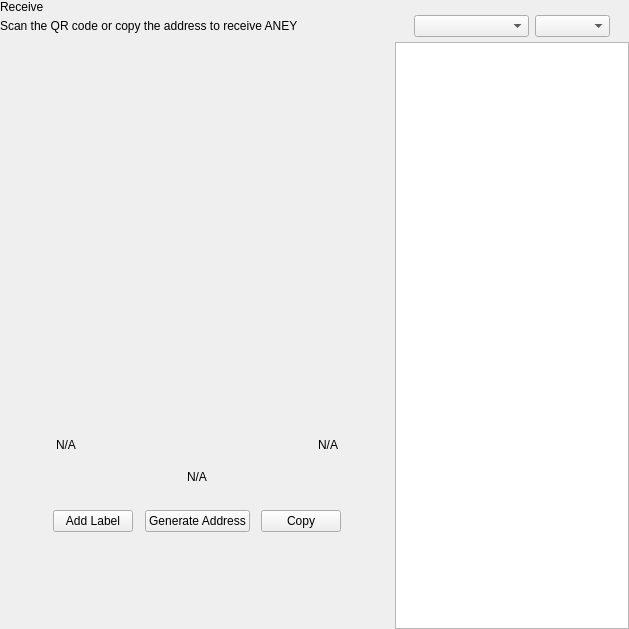
<?xml version="1.0" encoding="UTF-8"?>
<ui version="4.0">
 <class>ReceiveWidget</class>
 <widget class="QWidget" name="ReceiveWidget">
  <property name="geometry">
   <rect>
    <x>0</x>
    <y>0</y>
    <width>629</width>
    <height>629</height>
   </rect>
  </property>
  <property name="minimumSize">
   <size>
    <width>0</width>
    <height>0</height>
   </size>
  </property>
  <property name="windowTitle">
   <string>Form</string>
  </property>
  <layout class="QHBoxLayout" name="horizontalLayout_2" stretch="2,1">
   <property name="spacing">
    <number>0</number>
   </property>
   <property name="leftMargin">
    <number>0</number>
   </property>
   <property name="topMargin">
    <number>0</number>
   </property>
   <property name="rightMargin">
    <number>0</number>
   </property>
   <property name="bottomMargin">
    <number>0</number>
   </property>
   <item>
    <widget class="QWidget" name="left" native="true">
     <layout class="QVBoxLayout" name="verticalLayout_3">
      <property name="leftMargin">
       <number>0</number>
      </property>
      <property name="topMargin">
       <number>0</number>
      </property>
      <property name="rightMargin">
       <number>0</number>
      </property>
      <property name="bottomMargin">
       <number>0</number>
      </property>
      <item>
       <layout class="QVBoxLayout" name="verticalLayout_2">
        <property name="spacing">
         <number>0</number>
        </property>
        <property name="leftMargin">
         <number>0</number>
        </property>
        <item>
         <layout class="QHBoxLayout" name="horizontalLayout_3">
          <property name="spacing">
           <number>0</number>
          </property>
          <item>
           <layout class="QVBoxLayout" name="verticalLayout_4">
            <property name="spacing">
             <number>5</number>
            </property>
            <item>
             <widget class="QLabel" name="labelTitle">
              <property name="text">
               <string>Receive</string>
              </property>
             </widget>
            </item>
            <item alignment="Qt::AlignTop">
             <widget class="QLabel" name="labelSubtitle1">
              <property name="text">
               <string>Scan the QR code or copy the address to receive ANEY</string>
              </property>
             </widget>
            </item>
           </layout>
          </item>
          <item>
           <spacer name="horizontalSpacer">
            <property name="orientation">
             <enum>Qt::Horizontal</enum>
            </property>
            <property name="sizeHint" stdset="0">
             <size>
              <width>40</width>
              <height>20</height>
             </size>
            </property>
           </spacer>
          </item>
         </layout>
        </item>
        <item>
         <spacer name="verticalSpacer_2">
          <property name="orientation">
           <enum>Qt::Vertical</enum>
          </property>
          <property name="sizeType">
           <enum>QSizePolicy::Expanding</enum>
          </property>
          <property name="sizeHint" stdset="0">
           <size>
            <width>20</width>
            <height>50</height>
           </size>
          </property>
         </spacer>
        </item>
        <item alignment="Qt::AlignHCenter">
         <widget class="QWidget" name="layoutQR" native="true">
          <property name="maximumSize">
           <size>
            <width>510</width>
            <height>16777215</height>
           </size>
          </property>
          <layout class="QVBoxLayout" name="verticalLayoutQr">
           <item>
            <spacer name="verticalSpacer11">
             <property name="orientation">
              <enum>Qt::Vertical</enum>
             </property>
             <property name="sizeType">
              <enum>QSizePolicy::Fixed</enum>
             </property>
             <property name="sizeHint" stdset="0">
              <size>
               <width>20</width>
               <height>20</height>
              </size>
             </property>
            </spacer>
           </item>
           <item alignment="Qt::AlignHCenter">
            <widget class="QLabel" name="labelQrImg">
             <property name="minimumSize">
              <size>
               <width>260</width>
               <height>260</height>
              </size>
             </property>
             <property name="maximumSize">
              <size>
               <width>260</width>
               <height>260</height>
              </size>
             </property>
             <property name="text">
              <string/>
             </property>
             <property name="alignment">
              <set>Qt::AlignCenter</set>
             </property>
            </widget>
           </item>
           <item>
            <spacer name="verticalSpacer_21">
             <property name="orientation">
              <enum>Qt::Vertical</enum>
             </property>
             <property name="sizeType">
              <enum>QSizePolicy::Fixed</enum>
             </property>
             <property name="sizeHint" stdset="0">
              <size>
               <width>20</width>
               <height>30</height>
              </size>
             </property>
            </spacer>
           </item>
           <item>
            <widget class="QWidget" name="widget" native="true">
             <property name="minimumSize">
              <size>
               <width>0</width>
               <height>0</height>
              </size>
             </property>
             <layout class="QHBoxLayout" name="horizontalLayout_5">
              <item>
               <widget class="QLabel" name="labelLabel">
                <property name="text">
                 <string notr="true">N/A</string>
                </property>
               </widget>
              </item>
              <item>
               <spacer name="horizontalSpacer_2">
                <property name="orientation">
                 <enum>Qt::Horizontal</enum>
                </property>
                <property name="sizeHint" stdset="0">
                 <size>
                  <width>141</width>
                  <height>20</height>
                 </size>
                </property>
               </spacer>
              </item>
              <item>
               <widget class="QLabel" name="labelDate">
                <property name="text">
                 <string notr="true">N/A</string>
                </property>
                <property name="alignment">
                 <set>Qt::AlignRight|Qt::AlignTrailing|Qt::AlignVCenter</set>
                </property>
               </widget>
              </item>
             </layout>
            </widget>
           </item>
           <item>
            <widget class="QLabel" name="labelAddress">
             <property name="sizePolicy">
              <sizepolicy hsizetype="Expanding" vsizetype="Preferred">
               <horstretch>0</horstretch>
               <verstretch>0</verstretch>
              </sizepolicy>
             </property>
             <property name="minimumSize">
              <size>
               <width>300</width>
               <height>0</height>
              </size>
             </property>
             <property name="text">
              <string notr="true">N/A</string>
             </property>
             <property name="alignment">
              <set>Qt::AlignCenter</set>
             </property>
            </widget>
           </item>
           <item>
            <spacer name="verticalSpacer_4">
             <property name="orientation">
              <enum>Qt::Vertical</enum>
             </property>
             <property name="sizeType">
              <enum>QSizePolicy::Fixed</enum>
             </property>
             <property name="sizeHint" stdset="0">
              <size>
               <width>20</width>
               <height>20</height>
              </size>
             </property>
            </spacer>
           </item>
           <item>
            <layout class="QHBoxLayout" name="horizontalLayout_4">
             <item alignment="Qt::AlignHCenter">
              <widget class="QPushButton" name="pushButtonLabel">
               <property name="focusPolicy">
                <enum>Qt::NoFocus</enum>
               </property>
               <property name="text">
                <string>Add Label</string>
               </property>
              </widget>
             </item>
             <item alignment="Qt::AlignHCenter">
              <widget class="QPushButton" name="pushButtonNewAddress">
               <property name="focusPolicy">
                <enum>Qt::NoFocus</enum>
               </property>
               <property name="text">
                <string>Generate Address</string>
               </property>
              </widget>
             </item>
             <item alignment="Qt::AlignHCenter">
              <widget class="QPushButton" name="pushButtonCopy">
               <property name="focusPolicy">
                <enum>Qt::NoFocus</enum>
               </property>
               <property name="text">
                <string>Copy</string>
               </property>
              </widget>
             </item>
            </layout>
           </item>
           <item>
            <spacer name="verticalSpacer_3">
             <property name="orientation">
              <enum>Qt::Vertical</enum>
             </property>
             <property name="sizeType">
              <enum>QSizePolicy::Expanding</enum>
             </property>
             <property name="sizeHint" stdset="0">
              <size>
               <width>20</width>
               <height>20</height>
              </size>
             </property>
            </spacer>
           </item>
          </layout>
         </widget>
        </item>
        <item>
         <spacer name="verticalSpacer">
          <property name="orientation">
           <enum>Qt::Vertical</enum>
          </property>
          <property name="sizeHint" stdset="0">
           <size>
            <width>20</width>
            <height>40</height>
           </size>
          </property>
         </spacer>
        </item>
       </layout>
      </item>
     </layout>
    </widget>
   </item>
   <item>
    <widget class="QWidget" name="right" native="true">
     <layout class="QVBoxLayout" name="verticalLayout_5">
      <property name="spacing">
       <number>0</number>
      </property>
      <property name="leftMargin">
       <number>1</number>
      </property>
      <property name="topMargin">
       <number>0</number>
      </property>
      <property name="rightMargin">
       <number>0</number>
      </property>
      <property name="bottomMargin">
       <number>0</number>
      </property>
      <item>
       <layout class="QVBoxLayout" name="container_right">
        <property name="spacing">
         <number>0</number>
        </property>
        <property name="leftMargin">
         <number>0</number>
        </property>
        <property name="rightMargin">
         <number>0</number>
        </property>
        <item>
         <layout class="QVBoxLayout" name="verticalLayout">
          <property name="spacing">
           <number>6</number>
          </property>
          <property name="leftMargin">
           <number>19</number>
          </property>
          <property name="rightMargin">
           <number>19</number>
          </property>
          <item>
           <widget class="OptionButton" name="btnRequest" native="true"/>
          </item>
          <item>
           <widget class="OptionButton" name="btnMyAddresses" native="true">
            <property name="sizePolicy">
             <sizepolicy hsizetype="Preferred" vsizetype="Minimum">
              <horstretch>0</horstretch>
              <verstretch>0</verstretch>
             </sizepolicy>
            </property>
           </widget>
          </item>
         </layout>
        </item>
        <item>
         <widget class="QWidget" name="sortWidget" native="true">
          <layout class="QHBoxLayout" name="horizontalLayout_6">
           <property name="leftMargin">
            <number>19</number>
           </property>
           <property name="rightMargin">
            <number>19</number>
           </property>
           <property name="bottomMargin">
            <number>5</number>
           </property>
           <item>
            <spacer name="horizontalSpacer_3">
             <property name="orientation">
              <enum>Qt::Horizontal</enum>
             </property>
             <property name="sizeHint" stdset="0">
              <size>
               <width>40</width>
               <height>20</height>
              </size>
             </property>
            </spacer>
           </item>
           <item>
            <widget class="QComboBox" name="comboBoxSort">
             <property name="sizePolicy">
              <sizepolicy hsizetype="Preferred" vsizetype="Fixed">
               <horstretch>0</horstretch>
               <verstretch>0</verstretch>
              </sizepolicy>
             </property>
             <property name="minimumSize">
              <size>
               <width>115</width>
               <height>0</height>
              </size>
             </property>
            </widget>
           </item>
           <item>
            <widget class="QComboBox" name="comboBoxSortOrder">
             <property name="sizePolicy">
              <sizepolicy hsizetype="Preferred" vsizetype="Fixed">
               <horstretch>0</horstretch>
               <verstretch>0</verstretch>
              </sizepolicy>
             </property>
             <property name="minimumSize">
              <size>
               <width>75</width>
               <height>0</height>
              </size>
             </property>
            </widget>
           </item>
          </layout>
         </widget>
        </item>
        <item>
         <widget class="QListView" name="listViewAddress"/>
        </item>
       </layout>
      </item>
     </layout>
    </widget>
   </item>
  </layout>
 </widget>
 <customwidgets>
  <customwidget>
   <class>OptionButton</class>
   <extends>QWidget</extends>
   <header>qt/pivx/optionbutton.h</header>
   <container>1</container>
  </customwidget>
 </customwidgets>
 <resources/>
 <connections/>
</ui>
